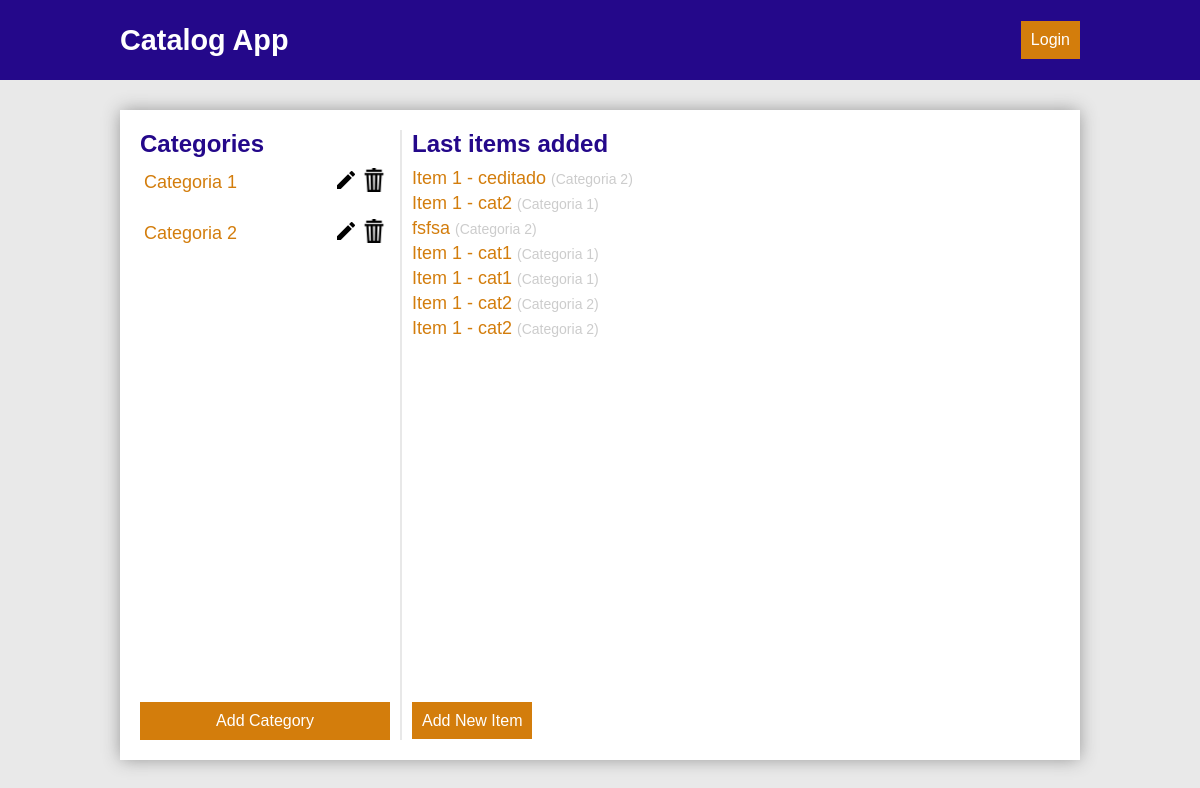
The page / on the database its author committed.
### models.py (models this page shows, shortened)
class Category(Base):
    __tablename__ = 'category'
    id = Column(Integer, primary_key=True)
    title = Column(String(120), nullable=False)
    created_at = Column(TIMESTAMP, default=datetime.utcnow, nullable=False)
    updated_at = Column(TIMESTAMP, default=datetime.utcnow,
                        onupdate=datetime.utcnow, nullable=False)

class Item(Base):
    __tablename__ = 'item'
    id = Column(Integer, primary_key=True)
    title = Column(String(120), nullable=False)
    description = Column(String(400), nullable=False)
    created_at = Column(TIMESTAMP, default=datetime.utcnow, nullable=False)
    updated_at = Column(TIMESTAMP, default=datetime.utcnow,
                        onupdate=datetime.utcnow, nullable=False)
    categoryId = Column(Integer, ForeignKey('category.id'))
    category = relationship(Category)

### main.py (the view)
@app.route("/")
def showHome():
    categories = session.query(Category).all()
    items = session.query(Item).order_by(desc(Item.updated_at)).limit(10).all()
    return render_template('home.html', categories=categories, items=items)

### templates/home.html
{% extends "layout.html" %} {% block title %}Index{% endblock %} {% block head %} {{ super() }} {% endblock %}{%block navbar%}{{
super() }}{%endblock%}{% block content %}
<aside id="side">
    <div>
        <h3>Categories</h3>
        <ul>
            {% for c in categories %}
            <li>
                <a href="{{url_for('showCatalogItems', categoryTitle = c.title, categoryId = c.id)}}" class="list-item">{{c.title}}</a>
                <a href="{{url_for('editCategory', categoryId = c.id)}}" class="icon">
                    <img src="{{url_for('static', filename='edit.png')}}" alt="">
                </a>
                <a href="{{url_for('deleteCategory', categoryId = c.id)}}" class="icon">
                    <img src="{{url_for('static', filename='delete.png')}}" alt="">
                </a>
            </li>
            {% endfor %}
        </ul>
    </div>
    <a href="{{url_for('newCategory')}}" class="btn btn-primary">Add Category</a>
</aside>
<div id="line"></div>
<article id="article" class="main">
    <div>
        <h2>Last items added</h2>
        <ul>
            {% for i in items %}
            <li>
                <a href="{{url_for('showItem', catalogItemId = i.category.id, itemId = i.id)}}" class="list">{{i.title}}
                    <span>({{i.category.title}})</a>
            </li>
            {% endfor %}
        </ul>
    </div>
    <div id="buttons">
        <a href="{{url_for('newItem')}}" class="btn btn-primary">Add New Item</a>
    </div>
</article>
{% endblock %}

### templates/layout.html (shortened to what this page needs)
<!doctype html>
<html>
<head>
    {% block head %}
    <link rel="stylesheet" href="{{ url_for('static', filename='style.css') }}">
    {% endblock %}
</head>
<body>
    <nav id="navbar">{%block navbar%}
        <a href="{{url_for('showHome')}}">
            <h1>Catalog App</h1>
        </a>
        <a href="" class="btn btn-primary">Login</a>
        {%endblock%}
    </nav>
    <div id="container">{% block content %}{% endblock %}</div>
</body>
</html>

### static/style.css (style rules this page uses)
* { box-sizing: border-box; margin: 0; font-family: Verdana, Geneva, Tahoma, sans-serif; }
body { background-color: #e9e9e9; }
ul { padding: 0; list-style-type: none; }
li a { font-size: 18px; text-decoration: none; display: block; color: #d37d0c; margin-bottom: 4px; }
li span { font-size: 16px; }
.btn { border: 0em; color: #ffffff; padding: 10px 10px; font-size: 16px; text-decoration: none; color: #ffffff; text-align: center; }
.btn-primary { background-color: #d37d0c; }
#navbar { padding: 20px 10%; background-color: #24088a; display: flex; height: 10vh; align-items: center; justify-content: space-between; }
#navbar h1 { font-size: 1.8em; }
#navbar a { text-decoration: none; color: #ffffff; }
#container { background-color: #ffffff; margin: 30px 10%; padding: 20px; -webkit-box-shadow: 0px 0px 17px -1px rgba(145, 145, 145, 1); -moz-box-shadow: 0px 0px 17px -1px rgba(145, 145, 145, 1); box-shadow: 0px 0px 17px -1px rgba(145, 145, 145, 1); display: flex; flex-direction: row; }
.main { min-height: 75vh; }
.main h2 { font-size: 24px; color: #24088a; margin-bottom: 10px; }
.main { font-size: 14px; color: #383838; margin-bottom: 10px; }
#side { display: flex; justify-content: space-between; flex-direction: column; width: 250px; }
#side h3 { font-size: 24px; color: #24088a; margin-bottom: 6px; }
#side li { margin-bottom: 10px; padding: 4px; display: flex; align-items: center; }
#side .list-item { flex-grow: 1; }
#side .icon img { width: 24px; margin-left: 4px; }
#line { width: 2px; background-color: #cccccc73; margin: 0 10px; }
#article { flex-grow: 1; display: flex; justify-content: space-between; flex-direction: column; }
#article span { color: #cccccc; font-size: 14px; }

### rows shown on the page
Category: title "Categoria 1"
Category: title "Categoria 2"
Item: title "Item 1 - ceditado", category "Categoria 2"
Item: title "Item 1 - cat2", category "Categoria 1"
Item: title "fsfsa", category "Categoria 2"
Item: title "Item 1 - cat1", category "Categoria 1"
Item: title "Item 1 - cat1", category "Categoria 1"
Item: title "Item 1 - cat2", category "Categoria 2"
Item: title "Item 1 - cat2", category "Categoria 2"
